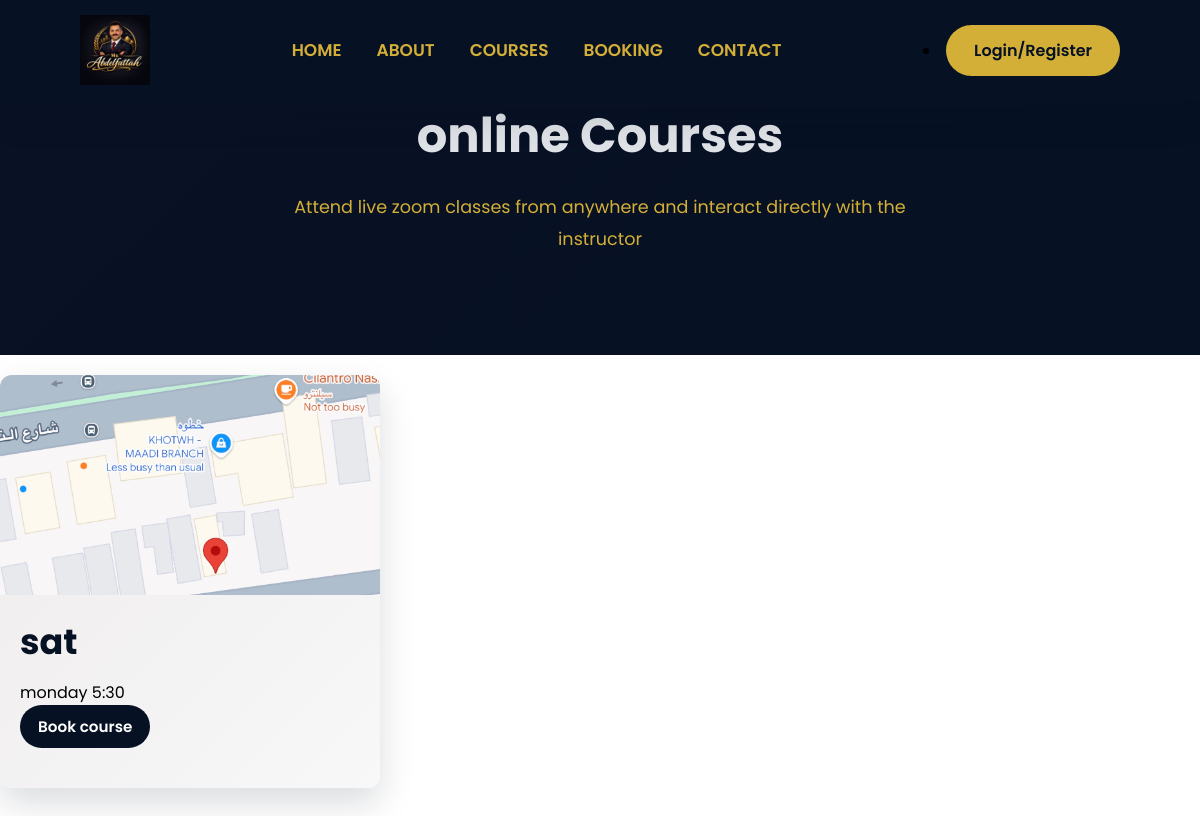
Page /courses/online on the committed database.
### models/course.py (models this page shows)
class Course(db.Model):
    id = db.Column(db.Integer, primary_key=True)
    title = db.Column(db.String(150), nullable=False)
    description = db.Column(db.Text, nullable=False)
    course_type = db.Column(db.String(20), nullable=False)
    image = db.Column(db.String(255), nullable=True)
    is_active = db.Column(db.Boolean, default=True)

### routes/courses.py (the view)
@course.route("/courses/online")
def online_courses():
    courses = Course.query.filter_by(course_type="online").all()
    return render_template("online.html", course=courses)

### templates/online.html (shortened to what this page needs)
{% extends "base.html"%}
{%block body%}
<section class="recorded-page">
    <div class="recorded-header">
       <h1 class="page-title">online Courses</h1>
       <p>Attend live zoom classes from anywhere and interact directly with the instructor</p>
    </div>
</section>
<section  class="recorded-courses">
    <div class="recorded-container">
        <div class="recorded-grid">
          {%for course in course%}
          <div  data-aos="zoom-in" data-aos-delay="300">
            <div class="recorded-card">
                <div class="recorded-img">
                    {%if course.image%}
                      <img src="{{ url_for('static', filename='uploads/'+ course.image) }}" alt="{{course.title}}">
                    {%endif%}
                </div>
                <div class="recorded-content" >
                    <h3>{{course.title}}</h3>
                    <p> {{course.description}}</p>
                    <a href="/booking" class="btn btn-admin"> Book course</a>
                </div>
            </div>
          </div>
          {%endfor%}
        </div>
    </div>
</section>
{%endblock%}

### static/css/style.css (style rules this page uses)
:root { --primary-color:#061123; --secondary-color:#d4af37; --background-color:#dee2e6; --white:#ffffff; --black:#000000; --dark-light:#14213d; --gray:#6c757d; --light-gray:#ced4da; --border-color:#adb5bd; --success:#2ecc71; --danger:#e63946; --warning:#fca311; --card-bg:#ffffff; --card-hover:#f9f9fa; --button-primary:#fca311; --button-hover:#d98c00; --button-dark:#061123; --shadow:0 15px 35px rgba(6, 17, 35,.15); --radius:10px; --trnasition:.35s ease; }
* { margin: 0; padding: 0; box-sizing: border-box; }
body { font-family: 'poppins', sans-serif; background: var(--white); color: var(--black); overflow-x: hidden; }
img { width:100%; display: block; }
a { text-decoration: none; color: inherit; }
.btn { display: inline-block; padding:15px 35px; background: var(--primary-color); color: var(--white); border-radius: 50px; font-weight: 600; transition: var(--trnasition); }
section { padding: 100px 8%; }

### static/css/admin.css (style rules this page uses)
:root { --primary-color:#061123; --secondary-color:#d4af37; --background-color:#dee2e6; --white:#ffffff; --black:#000000; --dark-light:#14213d; --gray:#6c757d; --light-gray:#ced4da; --border-color:#adb5bd; --success:#2ecc71; --danger:#e63946; --warning:#fca311; --shadow:0 15px 35px rgba(6, 17, 35,.15); --radius:12px; --transition:.35s ease; }
* { margin: 0; padding: 0; box-sizing: border-box; }
body { background: var(--white); color: var(--black); overflow-x: hidden; }
.btn-admin { display: inline-flex; align-items: center; justify-content: center; gap: 8px; padding:10px 18px; border: none; border-radius: 50px; font-size: .95rem; cursor: pointer; font-weight: 600; text-decoration: none; transition: var(--trnasition); }
.recorded-page { background: linear-gradient(135deg, #091125, #061123); padding: 100PX 8%; text-align: center; }
.recorded-header h1 { color: #dee2e6; font-size: 3rem; font-weight: 700; margin-bottom: 20px; }
.recorded-header p { max-width: 700px; margin: 0 auto; font-size: 1.1rem; line-height: 1.8; color: var(--secondary-color); }
.recorded-courses { padding: 20px 0 80px; }
.recorded-grid { display: grid; grid-template-columns: repeat(3,1fr); gap: 30px; }
.recorded-card { background: linear-gradient(135deg, #eeebeb, #f8f8f8); border-radius: var(--radius); overflow: hidden; box-shadow: var(--shadow); transition: var(--transition); }
.recorded-img { width: 100%; height: 220px; }
.recorded-img img { width: 100%; height: 100%; object-fit: cover; }
.recorded-content { padding: 20px; }
.recorded-content h3 { color: var(--primary-color); font-size: 35px; margin-bottom: 12px; }

### rows in the picture
Course: image (picture), title "sat", description "monday 5:30"
